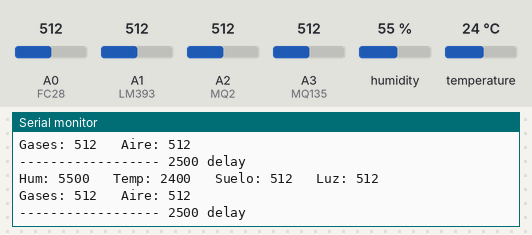
Bench run of a sketch on a simulated Arduino Uno, built with avr-gcc and run on an emulated ATmega328P. On the bench: the last lines printed to the serial monitor. The test bench sets the inputs (shaded band); at power-on: humidity 55 %, A0 (FC28) = 512, A1 (LM393) = 512, A2 (MQ2) = 512, A3 (MQ135) = 512, temperature 24 °C.

Above: at 5.8 s.
5.9 s: humidity set to 22 %
At 8.3 s:
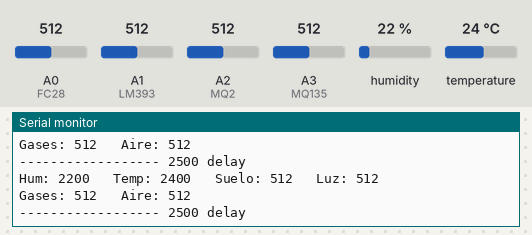
9.7 s: A0 (FC28) set to 716
At 10.9 s:
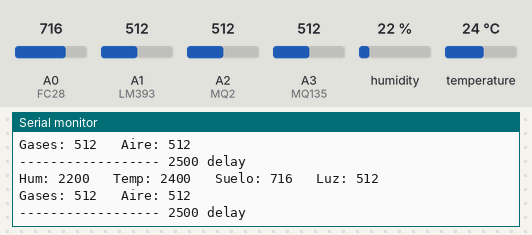
13.5 s: A1 (LM393) set to 716
At 16.1 s:
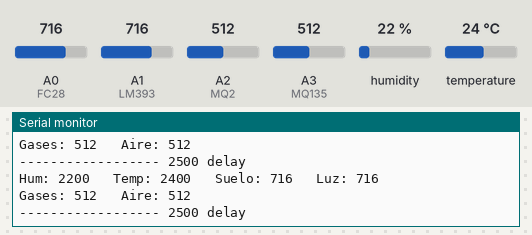
17.3 s: A2 (MQ2) set to 716
At 18.7 s:
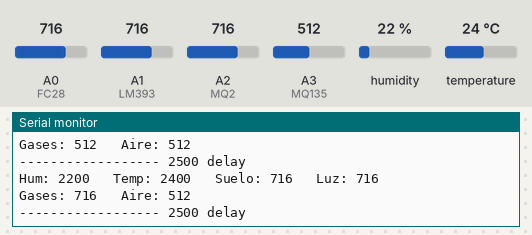
21.1 s: A3 (MQ135) set to 716
At 23.9 s:
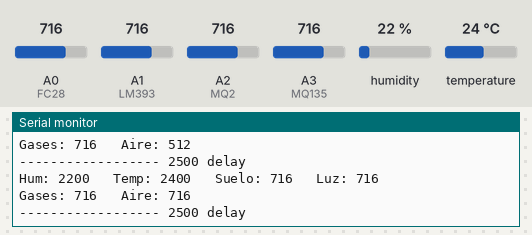
24.9 s: temperature set to 12 °C
At 26.5 s:
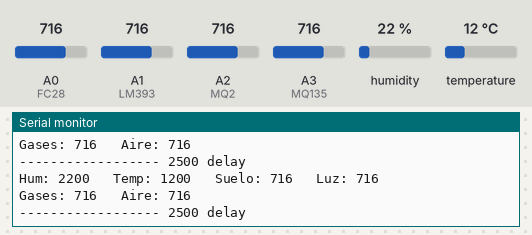

The sketch:

sketch_all_test.ino
```cpp
#include <DHT.h>  // libreria Sensor DHT22

// Sensor FC-28  Higrómetro: Medidor humedad del suelo
// Sensor DHT 22 Medidor de Temperatura y humedad
// Sensor LM393  Medidor de luminosidad
// Sensor MQ 2   Medidor de gas combustible y humo
// Sensor MQ 135 Medidor de Calidad Air

#define DHTTYPE DHT22       // DHT 22


const int DHTPin = 5;       //  DHT 22 - Digital pin
const int FC28   = A0;      //  FC 28  - Analogico pin
const int LM393  = A1;      //  LM393  - Analogico pin
const int MQ2    = A2;      //  MQ 2   - Analogico pin
const int MQ135  = A3;      //  MQ 135 - Analogico pin

DHT dht(DHTPin, DHTTYPE);   //  DHT 22


void setup() {
	Serial.begin(9600);

  Serial.println("DHT22 - ?");
	dht.begin();
}


void loop() {
	delay(2500);
// DHT 22 - Leer valores
	int h = dht.readHumidity()    * 100;
	int t = dht.readTemperature() * 100;
// FC 28 - Leer valores
	int s = analogRead(FC28);
// LM393
	int l = analogRead(LM393);
// MQ 2
	int g = analogRead(MQ2);
// MQ 135
	int a = analogRead(MQ135);

// DHT 22 -  No hay datos todo a 0
  if ( isnan(h) ) {
    h = 0000;
  }
  if ( isnan(t) ) {
    t = 0000;
  }

// FC 28 -  No hay datos todo a 0
	if ( isnan(s) ) {
	  s = 0000;
	}

// LM393 -  No hay datos todo a 0
if ( isnan(l) ) {
	l = 0000;
}

// MQ 2 -  No hay datos todo a 0
if ( isnan(g) ) {
	g = 0000;
}

// MQ 135 -  No hay datos todo a 0
if ( isnan(a) ) {
	a = 0000;
}


// DHT 22 - Imprimir datos
  Serial.print("Hum: ");
  Serial.print(h);
  Serial.print("   ");
  Serial.print("Temp: ");
  Serial.print(t);
	Serial.print("   ");

// FC 28
	Serial.print("Suelo: ");
	Serial.print(s);
	Serial.print("   ");

// LM393
	Serial.print("Luz: ");
	Serial.print(l);
	Serial.print("   ");
	Serial.println("");

// MQ 2
	Serial.print("Gases: ");
	Serial.print(g);
	Serial.print("   ");

// LM393
	Serial.print("Aire: ");
	Serial.print(a);
	Serial.print("   ");
	Serial.println("");

 	Serial.println("------------------ 2500 delay");


}
```

Measured:
- after the input at 5.9 s, the serial monitor: prints a new line after 1.7 s (image 1)
- after the input at 9.7 s, the serial monitor: prints a new line after 0.46 s (image 2)
- after the input at 13.5 s, the serial monitor: prints a new line after 1.8 s (image 3)
- after the input at 17.3 s, the serial monitor: prints a new line after 0.57 s (image 4)
- after the input at 21.1 s, the serial monitor: prints a new line after 1.9 s (image 5)
- after the input at 24.9 s, the serial monitor: prints a new line after 0.57 s (image 6)
